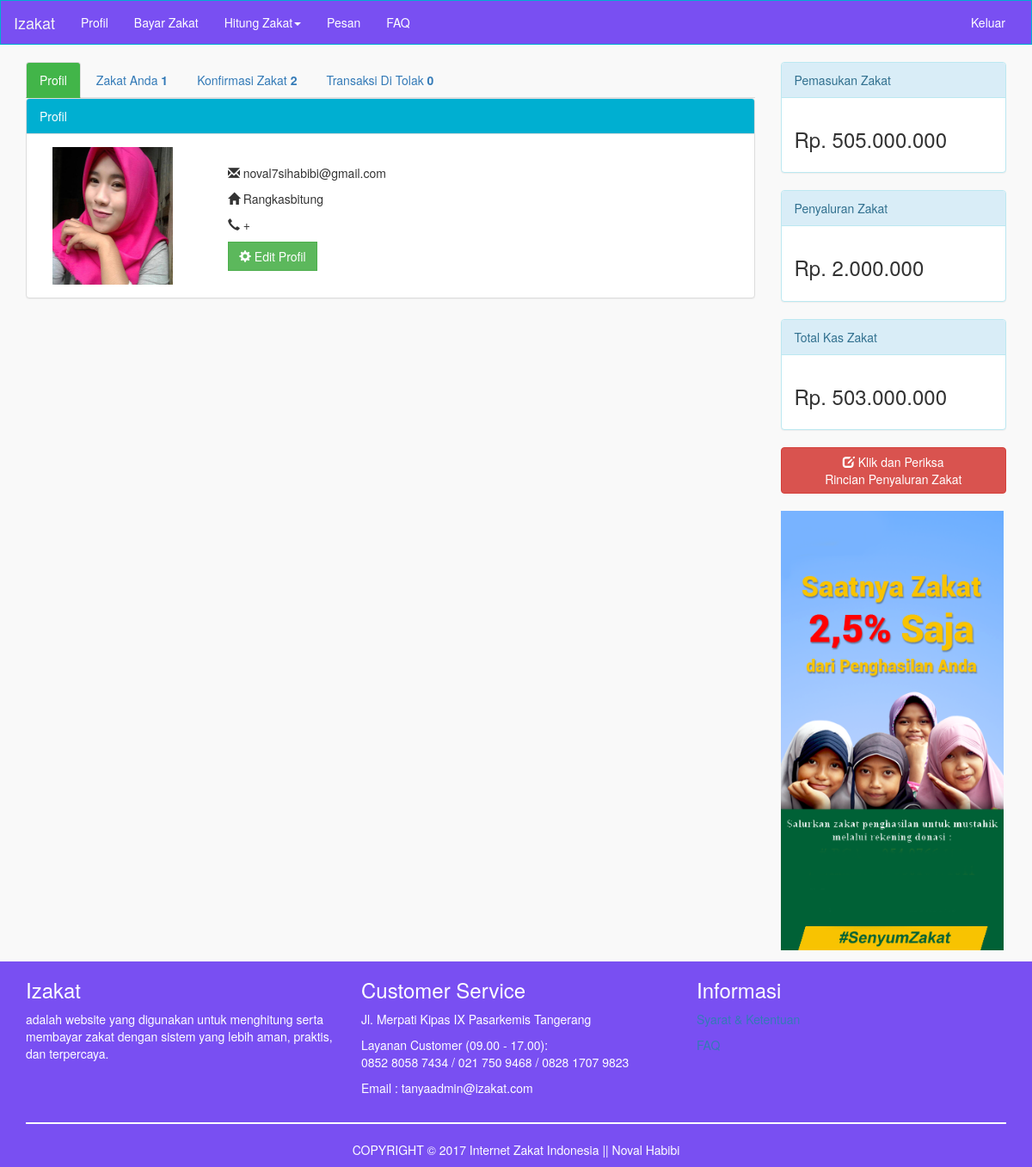
The app's page /profil.php (signed in) with its own data.
### tables this page shows
CREATE TABLE `muzakki` (
  `id_muzakki` varchar(6) NOT NULL,
  `foto_profil` varchar(30) NOT NULL,
  `nama_muzakki` varchar(50) NOT NULL,
  `email` varchar(30) NOT NULL,
  `password` varchar(100) NOT NULL,
  `alamat` text NOT NULL,
  `no_telp` varchar(20) NOT NULL,
  `tgl_daftar` date NOT NULL
);

### config/fungsi.php (called while the page is built, shortened)
<?php
function rupiah($angka){
$jadi =number_format($angka,0,',','.');
return $jadi;
}
function totalpenyaluran_zakat(){
	global $konek;
	$sql="SELECT SUM(jumlah_zakat) as jumlah FROM mustahiq";
	$result=mysqli_query($konek,$sql) or die('gagal menampilkan data');
	return $result;
}
function tampiltransaksiperid($id){
	global $konek;
	$sql="SELECT * FROM transaksi WHERE id_muzakki= '$id' AND status=2";
	$result=mysqli_query($konek,$sql) or die('gagal menampilkan data');
	return $result;
}
function tampiltransaksikonfirmasi($id){
	global $konek;
	$sql="SELECT * FROM transaksi WHERE id_muzakki= '$id' AND status=0";
	$result=mysqli_query($konek,$sql) or die('gagal menampilkan data');
	return $result;
}
function tampiltransaksigagal($id){
	global $konek;
	$sql="SELECT * FROM transaksi WHERE id_muzakki= '$id' AND status=3";
	$result=mysqli_query($konek,$sql) or die('gagal menampilkan data');
	return $result;
}
function tampilprofil($id){
	global $konek;
	$query="SELECT * FROM muzakki WHERE id_muzakki= '$id'";
	$result=mysqli_query($konek,$query) or die('gagal menampilkan data');
	return $result;
}
function totalpemasukan_zakat(){
	global $konek;
	$sql = "SELECT SUM(jumlah_bayar) AS totalpemasukan FROM transaksi";
	$result=mysqli_query($konek,$sql) or die('gagal menampilkan data');
	return $result;
}
?>

### profil.php (the view, shortened to what this page needs)
<?php
include 'head_user.php';
if(empty($_SESSION['id_muzakki'])){ ?>
  <script>document.location.href = 'index.php';</script>
<?php }else{
$id=$_SESSION['id_muzakki'];
$result=tampilprofil($id);
$result2=tampiltransaksiperid($id);
$result4=tampiltransaksikonfirmasi($id);
$result5=tampiltransaksigagal($id);
?>
<link rel="stylesheet" type="text/css" href="admin/media/css/dataTables.bootstrap.css">
  <ul class="nav nav-tabs">
    <li class="active"><a data-toggle="tab" href="#home">Profil</a></li>
    <li><a data-toggle="tab" href="#menu1">Zakat Anda <?php $total=mysqli_num_rows($result2); echo "<strong>".$total."</strong>"; ?></a></li>
    <li><a data-toggle="tab" href="#menu2">Konfirmasi Zakat
    <?php $total=mysqli_num_rows($result4); echo "<strong>".$total."</strong>"; ?></a></li>
    <li><a data-toggle="tab" href="#menu3">Transaksi Di Tolak <?php $total=mysqli_num_rows($result5); echo "<strong>".$total."</strong>"; ?></a></li>
  </ul>
  <div class="tab-content">
    <div id="home" class="tab-pane fade in active">
    	<div class="panel panel-default">
  			<div class="panel-heading">Profil <?= $_SESSION['namalengkap'] ?></div>
  			<div class="panel-body">
  				<div class="col-md-3">
					<?php while ($row=mysqli_fetch_Assoc($result)) { ?>
			        	<img width='140' height='160' src='<?php echo $row['foto_profil'] ?>'>
				</div>
				<div class="col-md-9">
			        <p><span class="glyphicon glyphicon-envelope"></span> <?= $row['email'];?></p>
			        <p><span class="glyphicon glyphicon-home"></span> <?= $row['alamat'];?></p>
					<p><span class="glyphicon glyphicon-earphone"></span> +<?= $row['no_tlp'];?></p>
						<a href="editprofile.php?no=<?= $row['id_muzakki'];?>"><button type="submit" name="edit" class="btn btn-success"><span class="glyphicon glyphicon-cog"></span> Edit Profil</button></a>
			        <?php } ?>
			    </div>
			</div>
		</div>
    </div>
  </div>
				<?php include 'sidebar.php'; ?>
				</div>
<?php } include 'foot_user.php'; ?>

### head_user.php (shortened to what this page needs)
<!DOCTYPE html>
<html lang="en">
  <head>
    <link href="css/bootstrap.min.css" rel="stylesheet">
  </head>
  <body>
    <nav class="navbar navbar-default">
  <div class="container-fluid menu">
    <div class="navbar-header">
      <a class="navbar-brand" href="index.php">Izakat</a>
    </div>
    <div class="collapse navbar-collapse" id="bs-example-navbar-collapse-1">
      <ul class="nav navbar-nav navbar-right">
        <?php if(empty($_SESSION['id_muzakki'])){ ?>
        <li></li>
        <?php }else{ ?>
        <li><a href="logout.php">Keluar</a></li>
        <?php }?>
      </ul>
      <ul class="nav navbar-nav navbar-left">
       <?php if(empty($_SESSION['id_muzakki'])){ ?>
        <li></li>
        <?php }else{ ?>
      <li><a href="profil.php">Profil</a></li>
      <?php }?>
        <li><a href="bayarzakat.php">Bayar Zakat</a></li>
        <li class="dropdown">
          <a href="#" class="dropdown-toggle" data-toggle="dropdown" role="button" aria-haspopup="true" aria-expanded="false">Hitung Zakat<span class="caret"></span></a>
        </li>
        <?php if(empty($_SESSION['id_muzakki'])){ ?>
        <li></li>
        <?php }else{ ?>
        <li><a href="pesan.php">Pesan</a></li>
        <?php } ?>
        <li><a href="faq.php">FAQ</a></li>
      </ul>
    </div>
  </div>
</nav>
<div class="container">
<div class="row">
  <div class="col-md-9">

### sidebar.php (shortened to what this page needs)
</div>
<?php
$result=totalpemasukan_zakat();
$result_penyaluran=totalpenyaluran_zakat();
?>
<div class="col-md-3">
  <div class="panel panel-info">
    <div class="panel-heading">Pemasukan Zakat</div>
    <div class="panel-body">    <?php while ($a=mysqli_fetch_assoc($result)) { ?>
        <h3><?php echo "Rp. ".rupiah($pemasukan=$a['totalpemasukan'])?></h3>
        <?php } ?>
    </div>
  </div>
  <div class="panel panel-info">
    <div class="panel-heading">Penyaluran Zakat</div>
        <div class="panel-body">    <?php while ($b=mysqli_fetch_assoc($result_penyaluran)) { ?>
          <h3><?php echo "Rp. ".rupiah($pengeluaran=$b['jumlah'])?></h3>
          <?php } ?>
        </div>
    </div>
  <div class="panel panel-info">
    <div class="panel-heading">Total Kas Zakat</div>
        <div class="panel-body">    <h3><?php $total=($pemasukan-$pengeluaran);
        echo "Rp. ".rupiah($total)?></h3>
        </div>
  </div>
        <a href="penyaluran_zakat.php" class="btn btn-block btn-danger"><span class="glyphicon glyphicon-edit"></span> Klik dan Periksa <br>Rincian Penyaluran Zakat</a>
        <br>
        <img width="99%" src="img/banner/Banner-Senyum-Zakat.png" alt="">
  </div>
  <div class="col-md-1">
  </div>
</div>

### foot_user.php (shortened to what this page needs)
    <footer class="footer">
      <div class="container">
        <div class="row">
          <div class="col-md-4">
            <h3>Izakat</h3>
            <p>adalah website yang digunakan untuk menghitung serta membayar zakat dengan sistem yang lebih aman, praktis, dan terpercaya.</p>
          </div>
          <div class="col-md-4">
          <h3>Customer Service</h3>
          <p>Jl. Merpati Kipas IX Pasarkemis Tangerang</p>
            <p>Layanan Customer (09.00 - 17.00):<br>
            0852 8058 7434 / 021 750 9468 / 0828 1707 9823</p>
            <p>Email : tanyaadmin@izakat.com</p>
          </div>
          <div class="col-md-4">
            <h3>Informasi</h3>
            <p><a href="">Syarat & Ketentuan</a></p>
            <p><a href="">FAQ</a></p
          </div>
        </div>
      </div>
      <hr class="garis_foot">
      <p><center>COPYRIGHT © 2017 Internet Zakat Indonesia || Noval Habibi</center></p>
    </footer>
  </body>
</html>

### head_user.php (style rules this page uses)
body { background-color: rgba(195, 191, 191, 0.09); }
.navbar-default .navbar-brand { color: #f5f5f5; }
.garis_foot { border: 0.5px solid white; }
.navbar-default { background-color: #794FF2; border-color: #00afd1; border-radius: 0px; }
.navbar-default .navbar-nav>li>a { color: white; }
.btn-success { border-radius: 0px; }
footer.footer { border: 0px solid black; height: 100%; margin-top: 1%; background-color: #794FF2; color: white; }

### profil.php (style rules this page uses)
.nav-tabs>li.active>a, .nav-tabs>li.active>a:focus, .nav-tabs>li.active>a:hover { background-color: #42b549; color: white; }

### sidebar.php (style rules this page uses)
.panel-default>.panel-heading { background-color: #00afd1; color: white; }

### records on screen
muzakki: foto_profil (picture), email "noval7sihabibi@gmail.com", alamat "Rangkasbitung"

### other values on screen
$total "1"
$total "2"
$total "0"
rupiah($pemasukan=$a['totalpemasukan']) "505.000.000"
rupiah($pengeluaran=$b['jumlah']) "2.000.000"
rupiah($total) "503.000.000"
